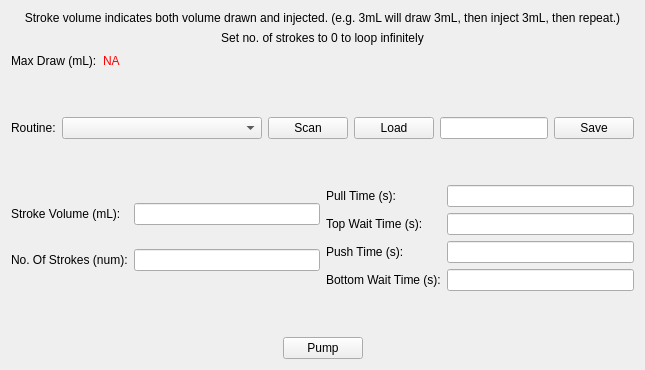
      <widget class="QWidget" name="Pumping_tab">
       <attribute name="title">
        <string>Pumping</string>
       </attribute>
       <layout class="QVBoxLayout" name="verticalLayout_6">
        <item>
         <layout class="QVBoxLayout" name="verticalLayout_5">
          <item>
           <widget class="QLabel" name="label_12">
            <property name="text">
             <string>Stroke volume indicates both volume drawn and injected. (e.g. 3mL will draw 3mL, then inject 3mL, then repeat.)</string>
            </property>
            <property name="alignment">
             <set>Qt::AlignCenter</set>
            </property>
            <property name="wordWrap">
             <bool>true</bool>
            </property>
           </widget>
          </item>
          <item>
           <widget class="QLabel" name="label_13">
            <property name="text">
             <string>Set no. of strokes to 0 to loop infinitely</string>
            </property>
            <property name="alignment">
             <set>Qt::AlignCenter</set>
            </property>
            <property name="wordWrap">
             <bool>true</bool>
            </property>
           </widget>
          </item>
         </layout>
        </item>
        <item>
         <layout class="QHBoxLayout" name="horizontalLayout_6">
          <item>
           <widget class="QLabel" name="label_14">
            <property name="text">
             <string>Max Draw (mL):</string>
            </property>
           </widget>
          </item>
          <item>
           <widget class="QLabel" name="max_draw_p">
            <property name="minimumSize">
             <size>
              <width>128</width>
              <height>0</height>
             </size>
            </property>
            <property name="palette">
             <palette>
              <active>
               <colorrole role="WindowText">
                <brush brushstyle="SolidPattern">
                 <color alpha="255">
                  <red>255</red>
                  <green>0</green>
                  <blue>0</blue>
                 </color>
                </brush>
               </colorrole>
              </active>
              <inactive>
               <colorrole role="WindowText">
                <brush brushstyle="SolidPattern">
                 <color alpha="255">
                  <red>255</red>
                  <green>0</green>
                  <blue>0</blue>
                 </color>
                </brush>
               </colorrole>
              </inactive>
              <disabled>
               <colorrole role="WindowText">
                <brush brushstyle="SolidPattern">
                 <color alpha="255">
                  <red>106</red>
                  <green>104</green>
                  <blue>100</blue>
                 </color>
                </brush>
               </colorrole>
              </disabled>
             </palette>
            </property>
            <property name="text">
             <string>NA</string>
            </property>
           </widget>
          </item>
          <item>
           <spacer name="horizontalSpacer_4">
            <property name="orientation">
             <enum>Qt::Horizontal</enum>
            </property>
            <property name="sizeHint" stdset="0">
             <size>
              <width>40</width>
              <height>20</height>
             </size>
            </property>
           </spacer>
          </item>
         </layout>
        </item>
        <item>
         <spacer name="verticalSpacer_9">
          <property name="orientation">
           <enum>Qt::Vertical</enum>
          </property>
          <property name="sizeHint" stdset="0">
           <size>
            <width>20</width>
            <height>40</height>
           </size>
          </property>
         </spacer>
        </item>
        <item>
         <layout class="QHBoxLayout" name="horizontalLayout_4">
          <item>
           <widget class="QLabel" name="label_26">
            <property name="text">
             <string>Routine:</string>
            </property>
           </widget>
          </item>
          <item>
           <widget class="QComboBox" name="comboBox">
            <property name="minimumSize">
             <size>
              <width>200</width>
              <height>0</height>
             </size>
            </property>
           </widget>
          </item>
          <item>
           <widget class="QPushButton" name="pushButton_2">
            <property name="text">
             <string>Scan</string>
            </property>
           </widget>
          </item>
          <item>
           <widget class="QPushButton" name="pushButton">
            <property name="text">
             <string>Load</string>
            </property>
           </widget>
          </item>
          <item>
           <widget class="QLineEdit" name="lineEdit"/>
          </item>
          <item>
           <widget class="QPushButton" name="pushButton_3">
            <property name="text">
             <string>Save</string>
            </property>
           </widget>
          </item>
         </layout>
        </item>
        <item>
         <spacer name="verticalSpacer_3">
          <property name="orientation">
           <enum>Qt::Vertical</enum>
          </property>
          <property name="sizeHint" stdset="0">
           <size>
            <width>20</width>
            <height>40</height>
           </size>
          </property>
         </spacer>
        </item>
        <item>
         <layout class="QHBoxLayout" name="horizontalLayout_7">
          <item>
           <layout class="QGridLayout" name="gridLayout_5">
            <item row="1" column="0">
             <widget class="QLabel" name="label_17">
              <property name="text">
               <string>No. Of Strokes (num):</string>
              </property>
             </widget>
            </item>
            <item row="0" column="0">
             <widget class="QLabel" name="label_16">
              <property name="text">
               <string>Stroke Volume (mL):</string>
              </property>
             </widget>
            </item>
            <item row="0" column="1">
             <widget class="QLineEdit" name="pumping_vol_num"/>
            </item>
            <item row="1" column="1">
             <widget class="QLineEdit" name="pumping_pumps_num"/>
            </item>
           </layout>
          </item>
          <item>
           <layout class="QGridLayout" name="gridLayout_6">
            <item row="0" column="0">
             <widget class="QLabel" name="label_18">
              <property name="text">
               <string>Pull Time (s):</string>
              </property>
             </widget>
            </item>
            <item row="2" column="1">
             <widget class="QLineEdit" name="pumping_push_time_num"/>
            </item>
            <item row="3" column="1">
             <widget class="QLineEdit" name="pumping_bottom_wait_time_num"/>
            </item>
            <item row="2" column="0">
             <widget class="QLabel" name="label_20">
              <property name="text">
               <string>Push Time (s):</string>
              </property>
             </widget>
            </item>
            <item row="0" column="1">
             <widget class="QLineEdit" name="pumping_pull_time_num"/>
            </item>
            <item row="3" column="0">
             <widget class="QLabel" name="label_21">
              <property name="text">
               <string>Bottom Wait Time (s):</string>
              </property>
             </widget>
            </item>
            <item row="1" column="1">
             <widget class="QLineEdit" name="pumping_top_wait_time_num"/>
            </item>
            <item row="1" column="0">
             <widget class="QLabel" name="label_19">
              <property name="text">
               <string>Top Wait Time (s):</string>
              </property>
             </widget>
            </item>
           </layout>
          </item>
         </layout>
        </item>
        <item>
         <spacer name="verticalSpacer_4">
          <property name="orientation">
           <enum>Qt::Vertical</enum>
          </property>
          <property name="sizeHint" stdset="0">
           <size>
            <width>20</width>
            <height>40</height>
           </size>
          </property>
         </spacer>
        </item>
        <item>
         <layout class="QHBoxLayout" name="horizontalLayout_8">
          <item>
           <spacer name="horizontalSpacer_6">
            <property name="orientation">
             <enum>Qt::Horizontal</enum>
            </property>
            <property name="sizeHint" stdset="0">
             <size>
              <width>40</width>
              <height>20</height>
             </size>
            </property>
           </spacer>
          </item>
          <item>
           <widget class="QPushButton" name="pump_button">
            <property name="text">
             <string>Pump</string>
            </property>
           </widget>
          </item>
          <item>
           <spacer name="horizontalSpacer_5">
            <property name="orientation">
             <enum>Qt::Horizontal</enum>
            </property>
            <property name="sizeHint" stdset="0">
             <size>
              <width>40</width>
              <height>20</height>
             </size>
            </property>
           </spacer>
          </item>
         </layout>
        </item>
       </layout>
      </widget>
